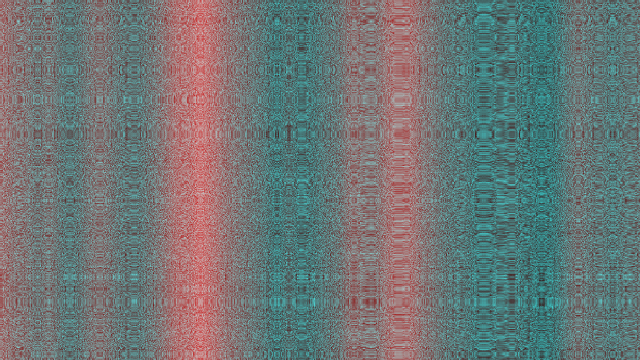
Frame 1 (no input)
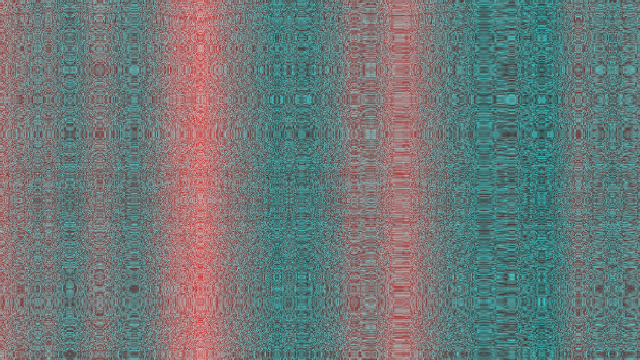
Frame 60 (the mouse pressed at the canvas centre just before this capture)
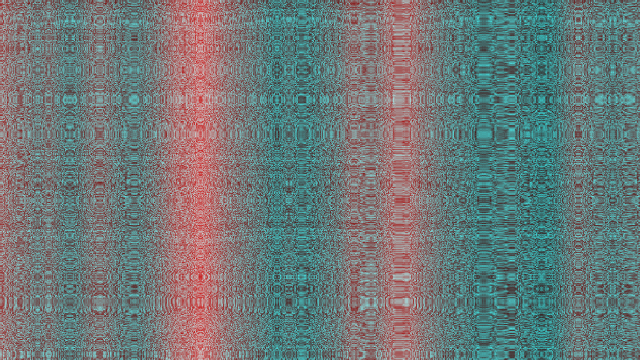
Frame 120 (the mouse held since frame 60 and released just before this capture)

The Processing sketch that drew these frames (run headless with seeded random() and noise(); from frame 60 on, the mouse is pressed at the canvas centre):

// Processing sketch: ghost_machine_2
// ── ghost_machine_2.pde

//-----------------------------------------//
// Plaid Lasers Vectors with Mouse Control //
//-----------------------------------------//

// This is a port of the plaid lasers sketch I did in the introduction section,
// this time using vectors. With this one I decided not to go with using pixArr
// since x and y are objects of pixels, and aren't declared. My current rule
// is to use vectors in place of what would otherwise have to be declared independently.

//PVector pixArr;
PVector offset;
PVector rgb;

void setup() {
  size(640,360);
  offset = new PVector(0,0,0);
  rgb = new PVector(0,0,0);
}

void draw() {
  
  //PVector mouse = new PVector(mouseX,mouseY);
  //PVector center = new PVector(width/2,height/2);
  //mouse.sub(center);
  
  //mouse.x.map = map(mouse,0,width,0,.99);
  
  loadPixels();
  
  offset.x = 0.0;
  
  for (int x = 0; x < width; x++) {
    
    offset.y = 0.0;
    
    for (int y = 0; y < height; y++) {
      
      rgb.x = map(noise(offset.x),0,1,0,255); // red
      rgb.y = map(noise(offset.y),0,1,0,255); // blue
      rgb.z = map(noise(offset.z),0,1,0,255); // green
      
      float bright = map(noise(rgb.x,rgb.y,rgb.z),0,1,0,255);
      
      pixels[x+y*width] = color(rgb.x,bright,bright,rgb.y); // The original sketch was like this
      
      offset.y += 0.01;
    }
    offset.x += 0.01;
  }
  
  updatePixels();
  
  offset.z += 0.01;
  
}
